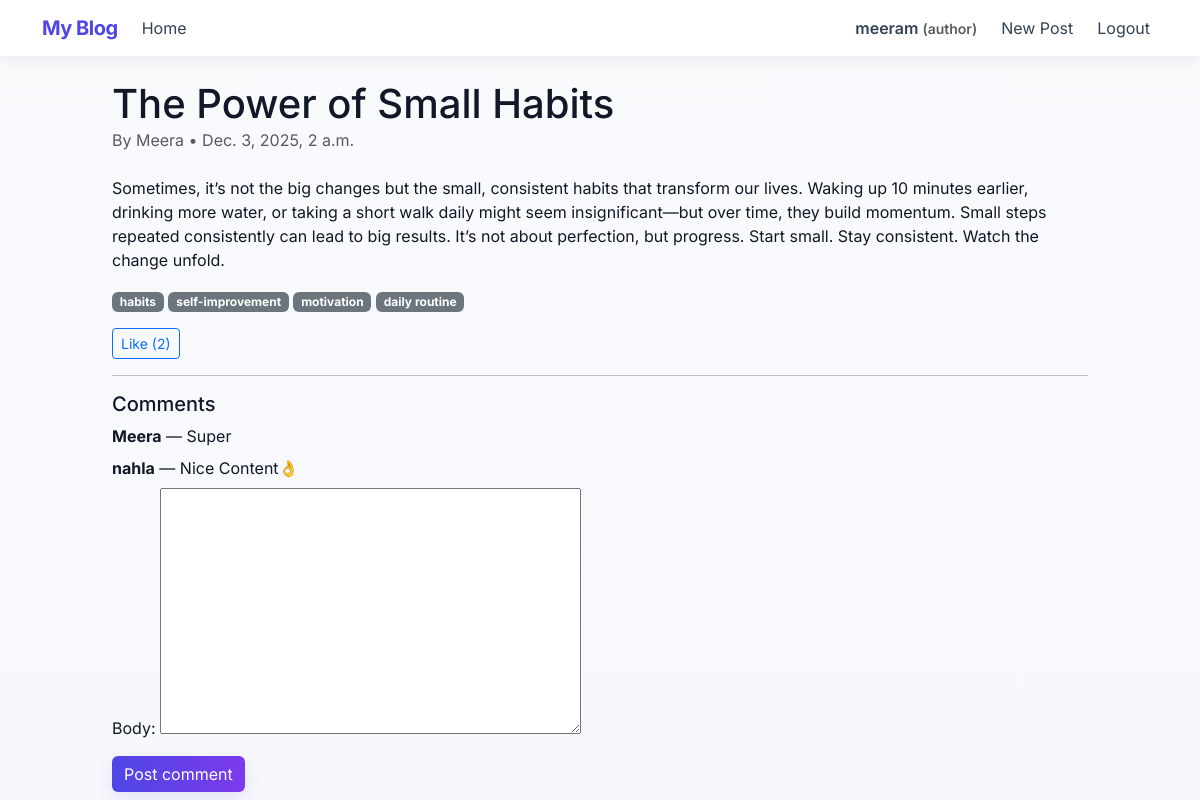
/post/the-power-of-small-habits/ (signed in), run on the app's committed database.
### blog/models.py (models this page shows, shortened)
class Profile(models.Model):
    ROLE_CHOICES = (
        ('author', 'Author'),
        ('reader', 'Reader'),
        ('admin', 'Admin'),
    )
    user = models.OneToOneField(User, on_delete=models.CASCADE)
    role = models.CharField(max_length=10, choices=ROLE_CHOICES, default='reader')

class Post(models.Model):
    STATUS_CHOICES = (
        ('draft','Draft'),
        ('pending','Pending Approval'),
        ('approved','Approved'),
        ('rejected','Rejected'),
    )
    title = models.CharField(max_length=200)
    slug = models.SlugField(max_length=220, unique=True, blank=True)
    body = models.TextField()
    author = models.ForeignKey(User, on_delete=models.CASCADE, related_name='posts')
    tags = models.ManyToManyField(Tag, blank=True, related_name='posts')
    status = models.CharField(max_length=10, choices=STATUS_CHOICES, default='draft')
    featured = models.BooleanField(default=False)
    created_at = models.DateTimeField(auto_now_add=True)
    updated_at = models.DateTimeField(auto_now=True)
    class Meta:
        ordering = ['-created_at']

class Tag(models.Model):
    name = models.CharField(max_length=50, unique=True)

class Comment(models.Model):
    post = models.ForeignKey(Post, on_delete=models.CASCADE, related_name='comments')
    user = models.ForeignKey(User, on_delete=models.CASCADE)
    body = models.TextField()
    approved = models.BooleanField(default=True)  # set False if you want moderation
    created_at = models.DateTimeField(auto_now_add=True)
    class Meta:
        ordering = ['created_at']

### blog/views.py (the view, shortened to what this page needs)
# urls.py: path('post/<slug:slug>/', PostDetailView.as_view(), name='post_detail'),
class PostDetailView(DetailView):
	model = Post
	slug_field = 'slug'
	template_name = 'blog/post_detail.html'
	def get_context_data(self, **kwargs):
		ctx = super().get_context_data(**kwargs)
		ctx['comment_form'] = CommentForm()
		ctx['liked'] = self.request.user.is_authenticated and self.object.likes.filter(user=self.request.user).exists()
		return ctx

### blog/forms.py
class CommentForm(forms.ModelForm):
    class Meta:
        model = Comment
        fields = ['body']

### blog/templates/blog/post_detail.html (shortened to what this page needs)
{% extends 'blog/base.html' %}
{% block content %}
  <article>
    <div class="d-flex justify-content-between align-items-start mb-2">
      <div>
        <h1 class="mb-0">{{ object.title }}</h1>
        <p class="text-muted">By {{ object.author }} • {{ object.created_at }}</p>
      </div>
    </div>
    <div>{{ object.body|linebreaks }}</div>
    <p>
      {% for tag in object.tags.all %}
        <a href="?tag={{ tag.name }}" class="badge bg-secondary text-decoration-none">{{ tag.name }}</a>
      {% endfor %}
    </p>
    <form method="post" action="{% url 'post_like' slug=object.slug %}">
      <button class="btn btn-sm btn-outline-primary">{% if liked %}Unlike{% else %}Like{% endif %} ({{ object.likes.count }})</button>
    </form>
    <hr>
    <h5>Comments</h5>
    {% for comment in object.comments.all %}
      {% if comment.approved %}
        <div class="mb-2"><strong>{{ comment.user }}</strong> — {{ comment.body }}</div>
      {% endif %}
    {% empty %}
      <p>No comments yet.</p>
    {% endfor %}
    {% if user.is_authenticated %}
      <form method="post">
        {{ comment_form.as_p }}
        <button class="btn btn-primary">Post comment</button>
      </form>
    {% else %}
      <p><a href="/admin/login/">Login</a> to comment.</p>
    {% endif %}
  </article>
{% endblock %}

### blog/templates/blog/base.html (shortened to what this page needs)
<!doctype html>
<html lang="en">
  <head>
    <link href="https://cdn.jsdelivr.net/npm/bootstrap@5.3.0/dist/css/bootstrap.min.css" rel="stylesheet">
    {% load static %}
    <link rel="stylesheet" href="{% static 'blog/styles.css' %}">
  </head>
  <body>
    <nav class="navbar navbar-expand-lg navbar-light bg-white navbar-custom mb-4 shadow-sm">
      <div class="container">
        <a class="navbar-brand site-brand" href="{% url 'post_list' %}">My Blog</a>
        <div class="collapse navbar-collapse">
          <ul class="navbar-nav me-auto align-items-center">
            <li class="nav-item"><a class="nav-link" href="{% url 'post_list' %}">Home</a></li>
          </ul>
          <ul class="navbar-nav ms-auto align-items-center">
            {% if user.is_authenticated %}
              <li class="nav-item"><span class="nav-link user-badge">{{ user.username }} <small class="text-muted">({{ user.profile.role }})</small></span></li>
              {% if user.profile.role == 'author' %}
                <li class="nav-item"><a class="nav-link btn btn-sm btn-outline-primary ms-2" href="{% url 'post_create' %}">New Post</a></li>
              {% endif %}
              <li class="nav-item"><a class="nav-link ms-2" href="{% url 'logout' %}">Logout</a></li>
            {% else %}
              <li class="nav-item"><a class="nav-link" href="{% url 'login' %}">Login</a></li>
              <li class="nav-item"><a class="nav-link btn btn-sm btn-primary text-white ms-2" href="{% url 'signup' %}">Sign Up</a></li>
            {% endif %}
          </ul>
        </div>
      </div>
    </nav>
    <div class="container main-container">
      {% block content %}{% endblock %}
    </div>
  </body>
</html>

### blog/static/blog/styles.css (style rules this page uses)
:root { --bg:#f6f8fb; --card:#ffffff; --muted:#6c757d; --accent:#4f46e5; --accent-2:#06b6d4; }
html,body { height:100%; font-family: 'Inter', system-ui, -apple-system, 'Segoe UI', Roboto, 'Helvetica Neue', Arial; background: linear-gradient(180deg, #f8fafc 0%, var(--bg) 100%); color: #111827; }
.main-container { max-width:1000px; margin-top: 1.25rem; margin-bottom: 2.5rem; }
.site-brand { font-weight:700; color:var(--accent); letter-spacing: -0.5px; }
.navbar-custom .nav-link { color:#334155; }
.user-badge { font-weight:600; }
.shadow-sm { box-shadow: 0 4px 18px rgba(16,24,40,0.06) !important; }
.btn-primary { background: linear-gradient(90deg, var(--accent), #7c3aed); border:none; box-shadow: 0 6px 18px rgba(79,70,229,0.12); }

### data on the page
Post: title "The Power of Small Habits", author "Meera", created_at "Dec. 3, 2025, 2 a.m.", body "Sometimes, it’s not the big changes but the small, consistent habits that transform our lives. Waking up 10 minutes earlier, drinking more water, or taking a short walk daily might seem insignificant—but over time, they build momentum. Small steps repeated consistently can lead to big results. It’s not about perfection, but progress. Start small. Stay consistent. Watch the change unfold.", likes.count "2"
Tag: name "habits"
Tag: name "self-improvement"
Tag: name "motivation"
Tag: name "daily routine"
Comment: user "Meera", body "Super"
Comment: user "nahla", body "Nice Content👌"

### other printed values
{{ user.username }} "meeram"
{{ user.profile.role }} "author"
